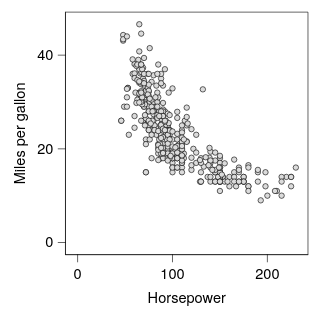

Vega-Lite specification stored for this chart:
### Vega-Lite specification from a JSON file in a GitHub repository (floating-point values rounded to 4 significant figures; data arrays with more than 128 entries replaced by an {"elided": "..."} marker saying what was removed)
{"background": null, "config": {"arc": {"fill": "#DBDBDB", "fillOpacity": 1.0, "innerRadius": 25.0, "padAngle": 0.03, "stroke": "black", "strokeOpacity": 1, "strokeWidth": 0.25}, "area": {"fill": "#DBDBDB", "fillOpacity": 1.0, "stroke": "black", "strokeOpacity": 1, "strokeWidth": 0.25}, "axis": {"domain": true, "domainCap": "round", "domainColor": "black", "domainWidth": 0.25, "grid": false, "gridCap": "round", "gridColor": "#F1F1F1", "gridDash": [0, 0], "gridOpacity": 1.0, "gridWidth": 0.25, "labelColor": "black", "labelFont": "Helvetica Neue, HelveticaNeue, Helvetica, Arial, sans-serif", "labelFontSize": 6, "labelFontStyle": "normal", "labelFontWeight": 400, "offset": 0, "ticks": true, "tickCap": "round", "tickColor": "black", "tickRound": false, "tickSize": 3.0, "tickWidth": 0.25, "titleColor": "black", "titleFont": "Helvetica Neue, HelveticaNeue, Helvetica, Arial, sans-serif", "titleFontSize": 6, "titleFontStyle": "normal", "titleFontWeight": 400}, "axisX": {"domain": true, "labelAlign": "center", "labelAngle": 0, "labels": true, "ticks": true, "translate": 0}, "axisY": {"domain": true, "labelAlign": "right", "labelAngle": 0, "labels": true, "ticks": true, "translate": 0}, "axisRight": {"domain": true, "labelAlign": "left", "labelAngle": 0, "labels": true, "ticks": true, "translate": 0}, "axisTop": {"domain": true, "labelAlign": "center", "labelAngle": 0, "labels": true, "ticks": true, "translate": 0}, "axisBand": {"tickOffset": 0}, "bar": {"fill": "#DBDBDB", "fillOpacity": 1.0, "stroke": "black", "strokeOpacity": 1, "strokeWidth": 0.25}, "boxplot": {"size": 9.0, "ticks": {"cornerRadius": 0.25, "fill": "black", "opacity": 1, "size": 4.5, "thickness": 0.25}, "box": {"fillOpacity": 1.0, "stroke": "black", "strokeOpacity": 1, "strokeWidth": 0.25}, "median": {"cornerRadius": 0, "fill": "black", "fillOpacity": 1.0, "opacity": 1, "size": 9.0, "thickness": 0.25}, "rule": {"fill": "black", "fillOpacity": 1.0, "size": 10.0, "stroke": "black", "strokeDash": [0, 0], "strokeOpacity": 1, "strokeWidth": 0.25}, "outliers": {"color": "black", "fill": "black", "fillOpacity": 1.0, "size": 0, "stroke": "black", "strokeOpacity": 1, "strokeWidth": 0.25}}, "circle": {"fill": "black", "fillOpacity": 1.0, "size": 1.25, "stroke": null, "strokeOpacity": 1, "strokeWidth": 0.25}, "errorband": {"band": {"fillOpacity": 0.6, "stroke": null, "strokeWidth": 0.25, "strokeOpacity": 1}, "borders": {"opacity": 0, "strokeOpacity": 1, "strokeWidth": 0.25}}, "errorbar": {"opacity": 1, "rule": {"strokeDash": [0, 0], "strokeWidth": 0.25}, "ticks": {"color": "black", "cornerRadius": 0.125, "opacity": 1, "size": 6.0, "thickness": 0.25}, "thickness": 0.25}, "font": "Helvetica Neue, HelveticaNeue, Helvetica, Arial, sans-serif", "geoshape": {"fill": "#DBDBDB", "fillOpacity": 1.0, "stroke": "black", "strokeOpacity": 1, "strokeWidth": 0.25}, "header": {"labelColor": "black", "labelFont": "Helvetica Neue, HelveticaNeue, Helvetica, Arial, sans-serif", "labelFontSize": 6, "labelFontStyle": "normal", "labelFontWeight": 400, "titleColor": "black", "titleFont": "Helvetica Neue, HelveticaNeue, Helvetica, Arial, sans-serif", "titleFontSize": 6, "titleFontStyle": "normal", "titleFontWeight": 400, "titlePadding": 0}, "legend": {"disable": false, "offset": 4.5, "titlePadding": 4, "labelOffset": 2, "gradientLabelOffset": 2, "columnPadding": 4, "rowPadding": 2, "gradientThickness": 5, "gradientOpacity": 1.0, "gradientStrokeColor": "black", "gradientStrokeWidth": 0.25, "labelColor": "black", "labelFont": "Helvetica Neue, HelveticaNeue, Helvetica, Arial, sans-serif", "labelFontSize": 6, "labelFontStyle": "normal", "labelFontWeight": 400, "strokeColor": "black", "strokeWidth": 0, "symbolSize": 36, "symbolStrokeColor": "black", "symbolStrokeWidth": 0.25, "titleColor": "black", "titleFont": "Helvetica Neue, HelveticaNeue, Helvetica, Arial, sans-serif", "titleFontSize": 6, "titleFontStyle": "normal", "titleFontWeight": 400}, "line": {"color": "black", "stroke": "black", "strokeCap": "butt", "strokeDash": [0, 0], "strokeOpacity": 1, "strokeWidth": 0.5}, "point": {"filled": true, "fill": "#DBDBDB", "fillOpacity": 1.0, "size": 5.0, "stroke": "black", "strokeOpacity": 1, "strokeWidth": 0.25}, "range": {"category": ["#9D9D9D", "#28287D", "#004225", "#47266F", "#00605D", "#DBDBDB", "#7983C1", "#6E927B", "#937FB4", "#699A97"], "diverging": {"scheme": ["#4F4265", "#6A5C82", "#85789D", "#A196B7", "#BDB5CE", "#D8D6DD", "#F6F6F6", "#CED8D7", "#9DBFBD", "#75A3A0", "#518683", "#326967", "#164D4B"]}, "heatmap": {"scheme": ["#440154", "#472270", "#433E82", "#38598C", "#2C728E", "#238A8D", "#24A086", "#39B578", "#5DC862", "#96D646", "#CAE02D", "#FDE724"]}, "ordinal": {"scheme": ["#F1F1F1", "#DBDBDB", "#C6C6C6", "#B2B2B2", "#9D9D9D", "#898989", "#767676", "#636363", "#515151", "#404040", "#2F2F2F", "#1F1F1F"]}, "ramp": {"scheme": ["#440154", "#472270", "#433E82", "#38598C", "#2C728E", "#238A8D", "#24A086", "#39B578", "#5DC862", "#96D646", "#CAE02D", "#FDE724"]}}, "rule": {"color": "black", "stroke": "black", "strokeCap": "round", "strokeDash": [2, 2], "strokeOpacity": 1, "strokeWidth": 0.25}, "scale": {"barBandPaddingInner": 0.1, "rectBandPaddingInner": 0, "tickBandPaddingInner": 0.1, "bandPaddingOuter": 0.1, "bandWithNestedOffsetPaddingInner": 0.2, "bandWithNestedOffsetPaddingOuter": 0.2, "offsetBandPaddingInner": 0, "offsetBandPaddingOuter": 0, "continuousPadding": 5.0, "round": false}, "rect": {"fill": "#DBDBDB", "fillOpacity": 1.0, "stroke": "black", "strokeOpacity": 1, "strokeWidth": 0.25}, "square": {"fill": "#DBDBDB", "fillOpacity": 1.0, "size": 10.0, "stroke": "black", "strokeOpacity": 1, "strokeWidth": 0.25}, "text": {"color": "black", "font": "Helvetica Neue, HelveticaNeue, Helvetica, Arial, sans-serif", "fontSize": 6, "fontStyle": "normal", "fontWeight": 400}, "tick": {"color": "black", "cornerRadius": 0.125, "opacity": 1.0, "size": 9.0, "thickness": 0.25}, "title": {"anchor": "middle", "frame": "group", "color": "black", "font": "Helvetica Neue, HelveticaNeue, Helvetica, Arial, sans-serif", "fontSize": 6, "fontStyle": "normal", "fontWeight": 400, "subtitleColor": "black", "subtitleFont": "Helvetica Neue, HelveticaNeue, Helvetica, Arial, sans-serif", "subtitleFontSize": 6, "subtitleFontStyle": "normal", "subtitleFontWeight": 400}, "trail": {"color": "black", "opacity": 1, "size": 0.5}, "view": {"continuousWidth": 100, "continuousHeight": 100, "discreteWidth": 100, "discreteHeight": 100, "fill": null, "stroke": "black", "strokeWidth": 0.25}}, "data": {"name": "data-7285c4e2e195e5a75737a34913199f5f"}, "mark": {"type": "point"}, "encoding": {"x": {"field": "Horsepower", "type": "quantitative", "scale": {"nice": false}}, "y": {"field": "Miles_per_Gallon", "title": "Miles per gallon", "type": "quantitative", "scale": {"nice": false}}}, "$schema": "https://vega.github.io/schema/vega-lite/v6.4.1.json", "datasets": {"data-7285c4e2e195e5a75737a34913199f5f": {"elided": "392 records"}}}
